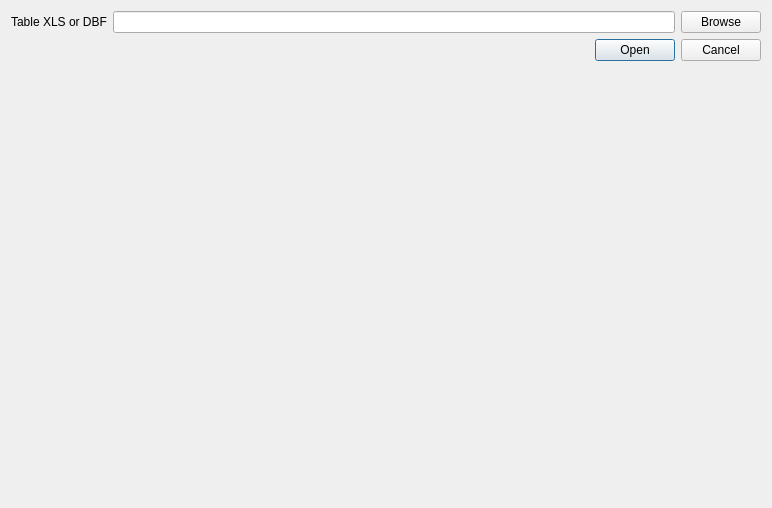
<?xml version="1.0" encoding="UTF-8"?>
<ui version="4.0">
 <class>Form</class>
 <widget class="QWidget" name="Form">
  <property name="geometry">
   <rect>
    <x>0</x>
    <y>0</y>
    <width>772</width>
    <height>508</height>
   </rect>
  </property>
  <property name="windowTitle">
   <string>Form</string>
  </property>
  <layout class="QVBoxLayout" name="verticalLayout">
   <item>
    <layout class="QFormLayout" name="formLayout">
     <property name="fieldGrowthPolicy">
      <enum>QFormLayout::ExpandingFieldsGrow</enum>
     </property>
     <item row="0" column="0">
      <widget class="QLabel" name="label">
       <property name="text">
        <string>Table XLS or DBF</string>
       </property>
      </widget>
     </item>
     <item row="0" column="1">
      <layout class="QHBoxLayout" name="horizontalLayout">
       <item>
        <widget class="QLineEdit" name="le_shapefile"/>
       </item>
       <item>
        <widget class="QPushButton" name="bt_browse">
         <property name="text">
          <string>Browse</string>
         </property>
        </widget>
       </item>
      </layout>
     </item>
    </layout>
   </item>
   <item>
    <widget class="QDialogButtonBox" name="buttonBox">
     <property name="standardButtons">
      <set>QDialogButtonBox::Cancel|QDialogButtonBox::Open</set>
     </property>
    </widget>
   </item>
   <item>
    <spacer name="verticalSpacer">
     <property name="orientation">
      <enum>Qt::Vertical</enum>
     </property>
     <property name="sizeHint" stdset="0">
      <size>
       <width>20</width>
       <height>40</height>
      </size>
     </property>
    </spacer>
   </item>
  </layout>
 </widget>
 <resources/>
 <connections/>
</ui>
